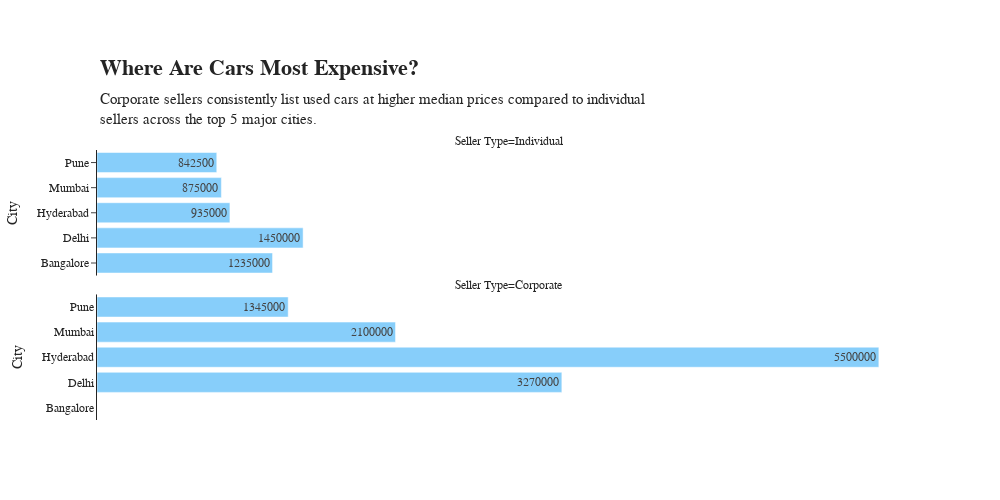

This figure's notebook cell:
### Code cell
df_price_by_location = (
    df.groupby(['Location', 'Seller Type'])
    .agg(
        {
            'Price': 'median'
        }
    )
    .rename(
        columns={
            'Price': 'Median Price'
        }
    )
    .reset_index()
)

top_5_cities = (
    df['Location'].value_counts()
    .nlargest(5)
    .index
)

df_price_by_location = (
    df_price_by_location
    [df_price_by_location['Location'].isin(top_5_cities)]
    .reset_index(drop=True)
)

display(df_price_by_location)



fig = px.bar(
    df_price_by_location,
    x = 'Median Price',
    y = 'Location',
    facet_col = 'Seller Type',
    facet_col_wrap=1,
    title = '<b>Where Are Cars Most Expensive?</b>',
    labels={'Median Price': 'Median Price (in currency)', 'Location': 'City'},
    subtitle = 'Corporate sellers consistently list used cars at higher median prices compared to individual<br>sellers across the top 5 major cities.',
    height = 500,
    width = 1000,
    # Bar color
    color_discrete_sequence=['lightskyblue'],
    # Template
    template='simple_white',
    # Range
    # range_x = [0, 7000000],
    text='Median Price',
)

fig.update_layout(
    title_x=0.1,
    margin={'t': 150},
    title_font_size=22,
    yaxis_ticks="",
    font_family = 'Sora',
    title_font_family = 'Lora',
)

fig.update_traces(textposition = 'inside')
fig.update_xaxes(visible = False)

fig.show()

### Figure 1 — Plotly figure (JSON) as saved in the notebook; plotly's stock layout.template omitted (floating-point values rounded to 4 significant figures)
{"data": [{"hovertemplate": "Seller Type=Individual<br>Median Price (in currency)=%{text}<br>City=%{y}<extra></extra>", "legendgroup": "", "marker": {"color": "lightskyblue", "pattern": {"shape": ""}}, "name": "", "orientation": "h", "showlegend": false, "text": [1235000.0, 1450000.0, 935000.0, 875000.0, 842500.0], "textposition": "inside", "type": "bar", "x": [1235000.0, 1450000.0, 935000.0, 875000.0, 842500.0], "xaxis": "x2", "y": ["Bangalore", "Delhi", "Hyderabad", "Mumbai", "Pune"], "yaxis": "y2"}, {"hovertemplate": "Seller Type=Corporate<br>Median Price (in currency)=%{text}<br>City=%{y}<extra></extra>", "legendgroup": "", "marker": {"color": "lightskyblue", "pattern": {"shape": ""}}, "name": "", "orientation": "h", "showlegend": false, "text": [3270000.0, 5500000.0, 2100000.0, 1345000.0], "textposition": "inside", "type": "bar", "x": [3270000.0, 5500000.0, 2100000.0, 1345000.0], "xaxis": "x", "y": ["Delhi", "Hyderabad", "Mumbai", "Pune"], "yaxis": "y"}], "layout": {"annotations": [{"font": {}, "showarrow": false, "text": "Seller Type=Corporate", "x": 0.5, "xanchor": "center", "xref": "paper", "y": 0.465, "yanchor": "bottom", "yref": "paper"}, {"font": {}, "showarrow": false, "text": "Seller Type=Individual", "x": 0.5, "xanchor": "center", "xref": "paper", "y": 1.0, "yanchor": "bottom", "yref": "paper"}], "barmode": "relative", "font": {"family": "Sora"}, "height": 500, "legend": {"tracegroupgap": 0}, "margin": {"t": 150}, "title": {"font": {"family": "Lora", "size": 22}, "subtitle": {"text": "Corporate sellers consistently list used cars at higher median prices compared to individual<br>sellers across the top 5 major cities."}, "text": "<b>Where Are Cars Most Expensive?</b>", "x": 0.1}, "width": 1000, "xaxis": {"anchor": "y", "domain": [0, 1], "title": {"text": "Median Price (in currency)"}, "visible": false}, "xaxis2": {"anchor": "y2", "domain": [0, 1], "matches": "x", "showticklabels": false, "visible": false}, "yaxis": {"anchor": "x", "domain": [0, 0.465], "ticks": "", "title": {"text": "City"}}, "yaxis2": {"anchor": "x2", "domain": [0.535, 1.0], "matches": "y", "title": {"text": "City"}}}}
